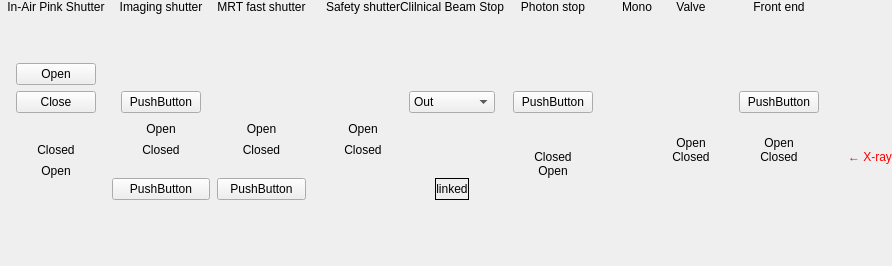
     <widget class="QStackedWidget" name="control">
      <widget class="QWidget" name="shutters">
       <layout class="QGridLayout" name="gridLayout_6">
        <property name="leftMargin">
         <number>0</number>
        </property>
        <property name="topMargin">
         <number>0</number>
        </property>
        <property name="rightMargin">
         <number>0</number>
        </property>
        <property name="bottomMargin">
         <number>0</number>
        </property>
        <property name="spacing">
         <number>0</number>
        </property>
        <item row="0" column="1">
         <widget class="QLabel" name="labelIAP">
          <property name="text">
           <string>In-Air Pink Shutter</string>
          </property>
          <property name="alignment">
           <set>Qt::AlignCenter</set>
          </property>
         </widget>
        </item>
        <item row="0" column="3">
         <widget class="QLabel" name="labelIS">
          <property name="text">
           <string>Imaging shutter</string>
          </property>
          <property name="alignment">
           <set>Qt::AlignCenter</set>
          </property>
         </widget>
        </item>
        <item row="0" column="5">
         <widget class="QLabel" name="labelMRT">
          <property name="text">
           <string>MRT fast shutter</string>
          </property>
          <property name="alignment">
           <set>Qt::AlignCenter</set>
          </property>
         </widget>
        </item>
        <item row="0" column="7">
         <widget class="QLabel" name="labelSS">
          <property name="text">
           <string>Safety shutter</string>
          </property>
          <property name="alignment">
           <set>Qt::AlignCenter</set>
          </property>
         </widget>
        </item>
        <item row="0" column="8">
         <widget class="QLabel" name="labelCMBS">
          <property name="layoutDirection">
           <enum>Qt::RightToLeft</enum>
          </property>
          <property name="text">
           <string>Clilnical Beam Stop</string>
          </property>
          <property name="alignment">
           <set>Qt::AlignCenter</set>
          </property>
         </widget>
        </item>
        <item row="0" column="9">
         <widget class="QLabel" name="labelPS">
          <property name="text">
           <string>Photon stop</string>
          </property>
          <property name="alignment">
           <set>Qt::AlignCenter</set>
          </property>
         </widget>
        </item>
        <item row="0" column="11">
         <widget class="QLabel" name="labelMono">
          <property name="text">
           <string>Mono</string>
          </property>
          <property name="alignment">
           <set>Qt::AlignCenter</set>
          </property>
         </widget>
        </item>
        <item row="0" column="13">
         <widget class="QLabel" name="labelValve">
          <property name="text">
           <string>Valve</string>
          </property>
          <property name="alignment">
           <set>Qt::AlignCenter</set>
          </property>
         </widget>
        </item>
        <item row="0" column="15">
         <widget class="QLabel" name="labelFE">
          <property name="text">
           <string>Front end</string>
          </property>
          <property name="alignment">
           <set>Qt::AlignCenter</set>
          </property>
         </widget>
        </item>
        <item row="1" column="1">
         <layout class="QHBoxLayout" name="iapShutterControlPlacer">
          <item>
           <widget class="QWidget" name="iapShutterControlWidget" native="true">
            <layout class="QVBoxLayout" name="verticalLayout">
             <item>
              <spacer name="verticalSpacer_6">
               <property name="orientation">
                <enum>Qt::Vertical</enum>
               </property>
               <property name="sizeHint" stdset="0">
                <size>
                 <width>20</width>
                 <height>40</height>
                </size>
               </property>
              </spacer>
             </item>
             <item>
              <widget class="QPushButton" name="iapShutterOpenButton">
               <property name="text">
                <string>Open</string>
               </property>
              </widget>
             </item>
             <item>
              <widget class="QPushButton" name="iapShutterCloseButton">
               <property name="text">
                <string>Close</string>
               </property>
              </widget>
             </item>
            </layout>
           </widget>
          </item>
         </layout>
        </item>
        <item row="1" column="3">
         <layout class="QHBoxLayout" name="isShutterControlPlacer">
          <property name="spacing">
           <number>0</number>
          </property>
          <item>
           <widget class="QWidget" name="shISControlWidget" native="true">
            <layout class="QVBoxLayout" name="verticalLayout_8">
             <item>
              <spacer name="verticalSpacer_7">
               <property name="orientation">
                <enum>Qt::Vertical</enum>
               </property>
               <property name="sizeHint" stdset="0">
                <size>
                 <width>20</width>
                 <height>40</height>
                </size>
               </property>
              </spacer>
             </item>
             <item>
              <widget class="QPushButton" name="shISControl">
               <property name="text">
                <string>PushButton</string>
               </property>
              </widget>
             </item>
            </layout>
           </widget>
          </item>
         </layout>
        </item>
        <item row="1" column="5">
         <widget class="MrtShutterGui" name="shmrt" native="true"/>
        </item>
        <item row="1" column="7">
         <layout class="QHBoxLayout" name="ssShutterControlPlacer">
          <property name="spacing">
           <number>0</number>
          </property>
          <property name="leftMargin">
           <number>0</number>
          </property>
          <property name="topMargin">
           <number>0</number>
          </property>
          <property name="rightMargin">
           <number>0</number>
          </property>
          <property name="bottomMargin">
           <number>0</number>
          </property>
         </layout>
        </item>
        <item row="1" column="8">
         <layout class="QVBoxLayout" name="verticalLayout_5">
          <property name="leftMargin">
           <number>9</number>
          </property>
          <property name="topMargin">
           <number>9</number>
          </property>
          <property name="rightMargin">
           <number>9</number>
          </property>
          <property name="bottomMargin">
           <number>9</number>
          </property>
          <item>
           <spacer name="verticalSpacer_8">
            <property name="orientation">
             <enum>Qt::Vertical</enum>
            </property>
            <property name="sizeHint" stdset="0">
             <size>
              <width>20</width>
              <height>40</height>
             </size>
            </property>
           </spacer>
          </item>
          <item>
           <widget class="QComboBox" name="comboBox">
            <property name="sizePolicy">
             <sizepolicy hsizetype="Minimum" vsizetype="Fixed">
              <horstretch>0</horstretch>
              <verstretch>0</verstretch>
             </sizepolicy>
            </property>
            <property name="layoutDirection">
             <enum>Qt::LeftToRight</enum>
            </property>
            <property name="maxVisibleItems">
             <number>2</number>
            </property>
            <item>
             <property name="text">
              <string>Out</string>
             </property>
            </item>
            <item>
             <property name="text">
              <string>In</string>
             </property>
            </item>
           </widget>
          </item>
         </layout>
        </item>
        <item row="1" column="9">
         <layout class="QHBoxLayout" name="psShutterControlPlacer">
          <property name="spacing">
           <number>0</number>
          </property>
          <property name="leftMargin">
           <number>0</number>
          </property>
          <property name="topMargin">
           <number>0</number>
          </property>
          <property name="rightMargin">
           <number>0</number>
          </property>
          <property name="bottomMargin">
           <number>0</number>
          </property>
          <item>
           <widget class="QWidget" name="sh1AControlWidget" native="true">
            <layout class="QVBoxLayout" name="verticalLayout_9">
             <item>
              <spacer name="verticalSpacer_11">
               <property name="orientation">
                <enum>Qt::Vertical</enum>
               </property>
               <property name="sizeHint" stdset="0">
                <size>
                 <width>20</width>
                 <height>40</height>
                </size>
               </property>
              </spacer>
             </item>
             <item>
              <widget class="QPushButton" name="sh1AControl">
               <property name="text">
                <string>PushButton</string>
               </property>
              </widget>
             </item>
            </layout>
           </widget>
          </item>
         </layout>
        </item>
        <item row="1" column="15">
         <widget class="QWidget" name="verticalWidget_3" native="true">
          <layout class="QVBoxLayout" name="verticalLayout_10">
           <item>
            <spacer name="verticalSpacer_12">
             <property name="orientation">
              <enum>Qt::Vertical</enum>
             </property>
             <property name="sizeHint" stdset="0">
              <size>
               <width>20</width>
               <height>40</height>
              </size>
             </property>
            </spacer>
           </item>
           <item>
            <widget class="QPushButton" name="shfeControl">
             <property name="text">
              <string>PushButton</string>
             </property>
            </widget>
           </item>
          </layout>
         </widget>
        </item>
        <item row="2" column="3">
         <widget class="QLabel" name="shIndIS_o">
          <property name="text">
           <string>Open</string>
          </property>
          <property name="alignment">
           <set>Qt::AlignCenter</set>
          </property>
         </widget>
        </item>
        <item row="2" column="5">
         <widget class="QLabel" name="shIndMRT_o">
          <property name="text">
           <string>Open</string>
          </property>
          <property name="alignment">
           <set>Qt::AlignCenter</set>
          </property>
         </widget>
        </item>
        <item row="2" column="7">
         <widget class="QLabel" name="shIndSS_o">
          <property name="text">
           <string>Open</string>
          </property>
          <property name="alignment">
           <set>Qt::AlignCenter</set>
          </property>
         </widget>
        </item>
        <item row="3" column="0">
         <widget class="QLabelLine" name="beam_11_IAPToEnd_mono">
          <property name="maximumSize">
           <size>
            <width>20</width>
            <height>16777215</height>
           </size>
          </property>
          <property name="text">
           <string/>
          </property>
         </widget>
        </item>
        <item row="3" column="2">
         <widget class="QLabelLine" name="beam_10_ISToIAP_mono">
          <property name="maximumSize">
           <size>
            <width>20</width>
            <height>16777215</height>
           </size>
          </property>
          <property name="autoFillBackground">
           <bool>false</bool>
          </property>
          <property name="text">
           <string/>
          </property>
         </widget>
        </item>
        <item row="3" column="4">
         <widget class="QLabelLine" name="beam_09_MRTToIS_mono">
          <property name="maximumSize">
           <size>
            <width>20</width>
            <height>16777215</height>
           </size>
          </property>
          <property name="text">
           <string/>
          </property>
         </widget>
        </item>
        <item row="3" column="6">
         <widget class="QLabelLine" name="beam_08_SSToMRT_mono">
          <property name="text">
           <string/>
          </property>
         </widget>
        </item>
        <item row="3" column="8">
         <widget class="QLabelLine" name="beam_07_CBSToSS_mono">
          <property name="text">
           <string/>
          </property>
         </widget>
        </item>
        <item row="3" column="9">
         <widget class="QLabelLine" name="beam_06_PSToCBS_mono">
          <property name="text">
           <string/>
          </property>
         </widget>
        </item>
        <item row="3" column="10">
         <widget class="QLabelLine" name="beam_05_monoToPS_mono">
          <property name="text">
           <string/>
          </property>
         </widget>
        </item>
        <item row="3" column="13">
         <widget class="QLabel" name="shIndV1A_o">
          <property name="text">
           <string>Open</string>
          </property>
          <property name="alignment">
           <set>Qt::AlignCenter</set>
          </property>
         </widget>
        </item>
        <item row="3" column="15">
         <widget class="QLabel" name="shIndFE_o">
          <property name="text">
           <string>Open</string>
          </property>
          <property name="alignment">
           <set>Qt::AlignCenter</set>
          </property>
         </widget>
        </item>
        <item row="4" column="0">
         <widget class="QLabelLine" name="beam_11_IAPToEnd_pink">
          <property name="maximumSize">
           <size>
            <width>20</width>
            <height>16777215</height>
           </size>
          </property>
          <property name="text">
           <string/>
          </property>
         </widget>
        </item>
        <item row="4" column="2">
         <widget class="QLabelLine" name="beam_10_ISToIAP_pink">
          <property name="maximumSize">
           <size>
            <width>20</width>
            <height>16777215</height>
           </size>
          </property>
          <property name="text">
           <string/>
          </property>
         </widget>
        </item>
        <item row="4" column="4">
         <widget class="QLabelLine" name="beam_09_MRTToIS_pink">
          <property name="maximumSize">
           <size>
            <width>20</width>
            <height>16777215</height>
           </size>
          </property>
          <property name="text">
           <string/>
          </property>
         </widget>
        </item>
        <item row="4" column="6">
         <widget class="QLabelLine" name="beam_08_SSToMRT_pink">
          <property name="sizePolicy">
           <sizepolicy hsizetype="Fixed" vsizetype="Preferred">
            <horstretch>0</horstretch>
            <verstretch>0</verstretch>
           </sizepolicy>
          </property>
          <property name="minimumSize">
           <size>
            <width>20</width>
            <height>0</height>
           </size>
          </property>
          <property name="alignment">
           <set>Qt::AlignCenter</set>
          </property>
         </widget>
        </item>
        <item row="4" column="8">
         <widget class="QLabelLine" name="beam_07_CBSToSS_pink">
          <property name="text">
           <string/>
          </property>
         </widget>
        </item>
        <item row="4" column="9">
         <widget class="QLabelLine" name="shIndPS_c">
          <property name="text">
           <string>Closed</string>
          </property>
          <property name="alignment">
           <set>Qt::AlignCenter</set>
          </property>
         </widget>
        </item>
        <item row="4" column="10">
         <widget class="QLabelLine" name="beam_05_monoToPS_pink">
          <property name="sizePolicy">
           <sizepolicy hsizetype="Fixed" vsizetype="Preferred">
            <horstretch>0</horstretch>
            <verstretch>0</verstretch>
           </sizepolicy>
          </property>
          <property name="minimumSize">
           <size>
            <width>20</width>
            <height>0</height>
           </size>
          </property>
          <property name="alignment">
           <set>Qt::AlignCenter</set>
          </property>
         </widget>
        </item>
        <item row="4" column="12">
         <widget class="QLabelLine" name="beam_03_valveToMono_pink">
          <property name="sizePolicy">
           <sizepolicy hsizetype="Fixed" vsizetype="Preferred">
            <horstretch>0</horstretch>
            <verstretch>0</verstretch>
           </sizepolicy>
          </property>
          <property name="minimumSize">
           <size>
            <width>20</width>
            <height>0</height>
           </size>
          </property>
          <property name="text">
           <string/>
          </property>
         </widget>
        </item>
        <item row="4" column="13">
         <widget class="QLabelLine" name="shIndV1A_c">
          <property name="text">
           <string>Closed</string>
          </property>
          <property name="alignment">
           <set>Qt::AlignCenter</set>
          </property>
         </widget>
        </item>
        <item row="4" column="14">
         <widget class="QLabelLine" name="beam_02_FEToValve_pink">
          <property name="sizePolicy">
           <sizepolicy hsizetype="Fixed" vsizetype="Preferred">
            <horstretch>0</horstretch>
            <verstretch>0</verstretch>
           </sizepolicy>
          </property>
          <property name="minimumSize">
           <size>
            <width>20</width>
            <height>0</height>
           </size>
          </property>
          <property name="alignment">
           <set>Qt::AlignCenter</set>
          </property>
         </widget>
        </item>
        <item row="4" column="15">
         <widget class="QLabelLine" name="shIndFE_c">
          <property name="text">
           <string>Closed</string>
          </property>
          <property name="alignment">
           <set>Qt::AlignCenter</set>
          </property>
         </widget>
        </item>
        <item row="4" column="16">
         <widget class="QLabelLine" name="beam_01_xrayToFE_pink">
          <property name="sizePolicy">
           <sizepolicy hsizetype="Fixed" vsizetype="Preferred">
            <horstretch>0</horstretch>
            <verstretch>0</verstretch>
           </sizepolicy>
          </property>
          <property name="minimumSize">
           <size>
            <width>20</width>
            <height>0</height>
           </size>
          </property>
          <property name="alignment">
           <set>Qt::AlignCenter</set>
          </property>
         </widget>
        </item>
        <item row="4" column="17">
         <widget class="QLabel" name="labelXray">
          <property name="sizePolicy">
           <sizepolicy hsizetype="Fixed" vsizetype="Preferred">
            <horstretch>0</horstretch>
            <verstretch>0</verstretch>
           </sizepolicy>
          </property>
          <property name="styleSheet">
           <string notr="true">color: rgb(255, 0, 0);</string>
          </property>
          <property name="text">
           <string>← X-ray</string>
          </property>
         </widget>
        </item>
        <item row="5" column="1">
         <widget class="QLabel" name="shIndIAP_o">
          <property name="text">
           <string>Open</string>
          </property>
          <property name="alignment">
           <set>Qt::AlignCenter</set>
          </property>
         </widget>
        </item>
        <item row="5" column="9">
         <widget class="QLabel" name="shIndPS_o">
          <property name="text">
           <string>Open</string>
          </property>
          <property name="alignment">
           <set>Qt::AlignCenter</set>
          </property>
         </widget>
        </item>
        <item row="6" column="3">
         <widget class="QPushButton" name="shISInOutButton">
          <property name="text">
           <string>PushButton</string>
          </property>
         </widget>
        </item>
        <item row="6" column="5">
         <widget class="QPushButton" name="shMRTInOutButton">
          <property name="text">
           <string>PushButton</string>
          </property>
         </widget>
        </item>
        <item row="6" column="7">
         <widget class="LinkedLeft" name="linkedLeft" native="true"/>
        </item>
        <item row="6" column="8">
         <widget class="LinkedMiddle" name="linked" native="true">
          <layout class="QHBoxLayout" name="horizontalLayout_2">
           <property name="spacing">
            <number>0</number>
           </property>
           <property name="leftMargin">
            <number>0</number>
           </property>
           <property name="topMargin">
            <number>0</number>
           </property>
           <property name="rightMargin">
            <number>0</number>
           </property>
           <property name="bottomMargin">
            <number>0</number>
           </property>
           <item>
            <widget class="QLabel" name="label_16">
             <property name="sizePolicy">
              <sizepolicy hsizetype="Fixed" vsizetype="Preferred">
               <horstretch>0</horstretch>
               <verstretch>0</verstretch>
              </sizepolicy>
             </property>
             <property name="autoFillBackground">
              <bool>true</bool>
             </property>
             <property name="frameShape">
              <enum>QFrame::Box</enum>
             </property>
             <property name="text">
              <string>linked</string>
             </property>
             <property name="alignment">
              <set>Qt::AlignCenter</set>
             </property>
            </widget>
           </item>
          </layout>
         </widget>
        </item>
        <item row="6" column="9">
         <widget class="LinkedRight" name="linkedRight" native="true"/>
        </item>
        <item row="7" column="8">
         <spacer name="verticalSpacer_13">
          <property name="orientation">
           <enum>Qt::Vertical</enum>
          </property>
          <property name="sizeHint" stdset="0">
           <size>
            <width>17</width>
            <height>66</height>
           </size>
          </property>
         </spacer>
        </item>
        <item row="3" column="1" rowspan="2">
         <widget class="QLabelLineTwo" name="shIndIAP_c">
          <property name="text">
           <string>Closed</string>
          </property>
          <property name="alignment">
           <set>Qt::AlignCenter</set>
          </property>
         </widget>
        </item>
        <item row="3" column="3" rowspan="2">
         <widget class="QLabelLineTwo" name="shIndIS_c">
          <property name="text">
           <string>Closed</string>
          </property>
          <property name="alignment">
           <set>Qt::AlignCenter</set>
          </property>
         </widget>
        </item>
        <item row="3" column="5" rowspan="2">
         <widget class="QLabelLineTwo" name="shIndMRT_c">
          <property name="text">
           <string>Closed</string>
          </property>
          <property name="alignment">
           <set>Qt::AlignCenter</set>
          </property>
         </widget>
        </item>
        <item row="3" column="7" rowspan="2">
         <widget class="QLabelLineTwo" name="shIndSS_c">
          <property name="text">
           <string>Closed</string>
          </property>
          <property name="alignment">
           <set>Qt::AlignCenter</set>
          </property>
         </widget>
        </item>
        <item row="3" column="11" rowspan="2">
         <widget class="QLabelLineMono" name="beam_04_mono">
          <property name="enabled">
           <bool>true</bool>
          </property>
          <property name="maximumSize">
           <size>
            <width>40</width>
            <height>16777215</height>
           </size>
          </property>
          <property name="text">
           <string/>
          </property>
         </widget>
        </item>
       </layout>
      </widget>
     </widget>
